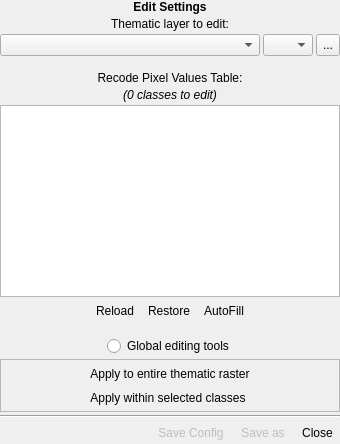
       <widget class="QWidget" name="EditSettingsBlock" native="true">
        <property name="minimumSize">
         <size>
          <width>340</width>
          <height>0</height>
         </size>
        </property>
        <property name="maximumSize">
         <size>
          <width>340</width>
          <height>16777215</height>
         </size>
        </property>
        <layout class="QVBoxLayout" name="verticalLayout">
         <property name="spacing">
          <number>3</number>
         </property>
         <property name="leftMargin">
          <number>0</number>
         </property>
         <property name="topMargin">
          <number>0</number>
         </property>
         <property name="rightMargin">
          <number>0</number>
         </property>
         <property name="bottomMargin">
          <number>0</number>
         </property>
         <item>
          <widget class="QLabel" name="label">
           <property name="font">
            <font>
             <weight>75</weight>
             <bold>true</bold>
            </font>
           </property>
           <property name="text">
            <string>Edit Settings</string>
           </property>
           <property name="alignment">
            <set>Qt::AlignCenter</set>
           </property>
          </widget>
         </item>
         <item>
          <widget class="QLabel" name="label_5">
           <property name="text">
            <string>Thematic layer to edit:</string>
           </property>
           <property name="alignment">
            <set>Qt::AlignCenter</set>
           </property>
          </widget>
         </item>
         <item>
          <widget class="QWidget" name="widget_6" native="true">
           <layout class="QHBoxLayout" name="horizontalLayout_12">
            <property name="spacing">
             <number>3</number>
            </property>
            <property name="leftMargin">
             <number>0</number>
            </property>
            <property name="topMargin">
             <number>0</number>
            </property>
            <property name="rightMargin">
             <number>0</number>
            </property>
            <property name="bottomMargin">
             <number>0</number>
            </property>
            <item>
             <widget class="QgsMapLayerComboBox" name="QCBox_LayerToEdit">
              <property name="sizePolicy">
               <sizepolicy hsizetype="Expanding" vsizetype="Fixed">
                <horstretch>0</horstretch>
                <verstretch>0</verstretch>
               </sizepolicy>
              </property>
              <property name="allowEmptyLayer">
               <bool>true</bool>
              </property>
             </widget>
            </item>
            <item>
             <widget class="QComboBox" name="QCBox_band_LayerToEdit">
              <property name="sizePolicy">
               <sizepolicy hsizetype="Preferred" vsizetype="Minimum">
                <horstretch>0</horstretch>
                <verstretch>0</verstretch>
               </sizepolicy>
              </property>
              <property name="toolTip">
               <string>Select the band to edit</string>
              </property>
              <property name="maximumSize">
               <size>
                <width>50</width>
                <height>16777215</height>
               </size>
              </property>
              <property name="minimumContentsLength">
               <number>1</number>
              </property>
             </widget>
            </item>
            <item>
             <widget class="QToolButton" name="QPBtn_browseLayerToEdit">
              <property name="sizePolicy">
               <sizepolicy hsizetype="Fixed" vsizetype="Minimum">
                <horstretch>0</horstretch>
                <verstretch>0</verstretch>
               </sizepolicy>
              </property>
              <property name="font">
               <font>
                <pointsize>9</pointsize>
               </font>
              </property>
              <property name="toolTip">
               <string>Load file</string>
              </property>
              <property name="text">
               <string>...</string>
              </property>
             </widget>
            </item>
           </layout>
          </widget>
         </item>
         <item>
          <spacer name="verticalSpacer_2">
           <property name="orientation">
            <enum>Qt::Vertical</enum>
           </property>
           <property name="sizeType">
            <enum>QSizePolicy::Fixed</enum>
           </property>
           <property name="sizeHint" stdset="0">
            <size>
             <width>20</width>
             <height>12</height>
            </size>
           </property>
          </spacer>
         </item>
         <item>
          <widget class="QLabel" name="label_3">
           <property name="text">
            <string>Recode Pixel Values Table:</string>
           </property>
           <property name="alignment">
            <set>Qt::AlignCenter</set>
           </property>
          </widget>
         </item>
         <item>
          <widget class="QLabel" name="QLbl_NumberClassesToEdit">
           <property name="font">
            <font>
             <italic>true</italic>
             <underline>false</underline>
             <strikeout>false</strikeout>
            </font>
           </property>
           <property name="text">
            <string>(0 classes to edit)</string>
           </property>
           <property name="alignment">
            <set>Qt::AlignCenter</set>
           </property>
          </widget>
         </item>
         <item>
          <widget class="QTableWidget" name="recodePixelTable"/>
         </item>
         <item>
          <widget class="QWidget" name="widget_3" native="true">
           <layout class="QHBoxLayout" name="horizontalLayout_11">
            <property name="spacing">
             <number>0</number>
            </property>
            <property name="leftMargin">
             <number>0</number>
            </property>
            <property name="topMargin">
             <number>0</number>
            </property>
            <property name="rightMargin">
             <number>0</number>
            </property>
            <property name="bottomMargin">
             <number>0</number>
            </property>
            <item>
             <spacer name="horizontalSpacer_2">
              <property name="orientation">
               <enum>Qt::Horizontal</enum>
              </property>
              <property name="sizeHint" stdset="0">
               <size>
                <width>40</width>
                <height>20</height>
               </size>
              </property>
             </spacer>
            </item>
            <item>
             <widget class="QToolButton" name="QPBtn_ReloadRecodeTable">
              <property name="cursor">
               <cursorShape>PointingHandCursor</cursorShape>
              </property>
              <property name="toolTip">
               <string>&lt;html&gt;&lt;head/&gt;&lt;body&gt;&lt;p&gt;Reloads the recode table if the symbology (colors/values) of the selected thematic layer has been changed outside the plugin&lt;/p&gt;&lt;/body&gt;&lt;/html&gt;</string>
              </property>
              <property name="text">
               <string>Reload</string>
              </property>
              <property name="icon">
               <iconset>
                <normaloff>:/plugins/thrase/icons/restore.svg</normaloff>:/plugins/thrase/icons/restore.svg</iconset>
              </property>
              <property name="toolButtonStyle">
               <enum>Qt::ToolButtonTextBesideIcon</enum>
              </property>
              <property name="autoRaise">
               <bool>true</bool>
              </property>
             </widget>
            </item>
            <item>
             <widget class="QToolButton" name="QPBtn_RestoreRecodeTable">
              <property name="cursor">
               <cursorShape>PointingHandCursor</cursorShape>
              </property>
              <property name="toolTip">
               <string>&lt;html&gt;&lt;head/&gt;&lt;body&gt;&lt;p&gt;Cleans and restores the symbology of the selected thematic layer to its original state when it was loaded into the plugin or reloaded&lt;/p&gt;&lt;/body&gt;&lt;/html&gt;</string>
              </property>
              <property name="text">
               <string>Restore</string>
              </property>
              <property name="icon">
               <iconset>
                <normaloff>:/plugins/thrase/icons/undo.svg</normaloff>:/plugins/thrase/icons/undo.svg</iconset>
              </property>
              <property name="toolButtonStyle">
               <enum>Qt::ToolButtonTextBesideIcon</enum>
              </property>
              <property name="autoRaise">
               <bool>true</bool>
              </property>
             </widget>
            </item>
            <item>
             <widget class="QToolButton" name="QPBtn_AutoFill">
              <property name="cursor">
               <cursorShape>PointingHandCursor</cursorShape>
              </property>
              <property name="toolTip">
               <string>&lt;html&gt;&lt;head/&gt;&lt;body&gt;&lt;p&gt;Tool to autofill the &lt;span style=&quot; font-weight:600;&quot;&gt;New Value&lt;/span&gt; column based on multiple conditions&lt;/p&gt;&lt;/body&gt;&lt;/html&gt;</string>
              </property>
              <property name="text">
               <string>AutoFill</string>
              </property>
              <property name="icon">
               <iconset>
                <normaloff>:/plugins/thrase/icons/autofill.svg</normaloff>:/plugins/thrase/icons/autofill.svg</iconset>
              </property>
              <property name="toolButtonStyle">
               <enum>Qt::ToolButtonTextBesideIcon</enum>
              </property>
              <property name="autoRaise">
               <bool>true</bool>
              </property>
             </widget>
            </item>
            <item>
             <spacer name="horizontalSpacer_3">
              <property name="orientation">
               <enum>Qt::Horizontal</enum>
              </property>
              <property name="sizeHint" stdset="0">
               <size>
                <width>40</width>
                <height>20</height>
               </size>
              </property>
             </spacer>
            </item>
           </layout>
          </widget>
         </item>
         <item>
          <spacer name="verticalSpacer_3">
           <property name="orientation">
            <enum>Qt::Vertical</enum>
           </property>
           <property name="sizeType">
            <enum>QSizePolicy::Fixed</enum>
           </property>
           <property name="sizeHint" stdset="0">
            <size>
             <width>20</width>
             <height>12</height>
            </size>
           </property>
          </spacer>
         </item>
         <item>
          <widget class="QWidget" name="widget_4" native="true">
           <layout class="QHBoxLayout" name="horizontalLayout_7">
            <property name="spacing">
             <number>0</number>
            </property>
            <property name="leftMargin">
             <number>0</number>
            </property>
            <property name="topMargin">
             <number>0</number>
            </property>
            <property name="rightMargin">
             <number>0</number>
            </property>
            <property name="bottomMargin">
             <number>0</number>
            </property>
            <item>
             <spacer name="horizontalSpacer">
              <property name="orientation">
               <enum>Qt::Horizontal</enum>
              </property>
              <property name="sizeHint" stdset="0">
               <size>
                <width>40</width>
                <height>20</height>
               </size>
              </property>
             </spacer>
            </item>
            <item>
             <widget class="QRadioButton" name="Widget_GlobalEditingTools">
              <property name="text">
               <string>Global editing tools</string>
              </property>
             </widget>
            </item>
            <item>
             <spacer name="horizontalSpacer_5">
              <property name="orientation">
               <enum>Qt::Horizontal</enum>
              </property>
              <property name="sizeHint" stdset="0">
               <size>
                <width>40</width>
                <height>20</height>
               </size>
              </property>
             </spacer>
            </item>
           </layout>
          </widget>
         </item>
         <item>
          <widget class="QFrame" name="QGBox_GlobalEditTools">
           <property name="frameShape">
            <enum>QFrame::StyledPanel</enum>
           </property>
           <layout class="QGridLayout" name="gridLayout_2">
            <property name="leftMargin">
             <number>3</number>
            </property>
            <property name="topMargin">
             <number>3</number>
            </property>
            <property name="rightMargin">
             <number>3</number>
            </property>
            <property name="bottomMargin">
             <number>3</number>
            </property>
            <property name="spacing">
             <number>3</number>
            </property>
            <item row="0" column="0">
             <widget class="QToolButton" name="QPBtn_ApplyToEntireThematicRaster">
              <property name="cursor">
               <cursorShape>PointingHandCursor</cursorShape>
              </property>
              <property name="toolTip">
               <string>&lt;html&gt;&lt;head/&gt;&lt;body&gt;&lt;p&gt;Apply all recode pixel table changes to the entire thematic raster&lt;/p&gt;&lt;/body&gt;&lt;/html&gt;</string>
              </property>
              <property name="text">
               <string>Apply to entire thematic raster</string>
              </property>
              <property name="icon">
               <iconset>
                <normaloff>:/plugins/thrase/icons/run_whole_image.svg</normaloff>:/plugins/thrase/icons/run_whole_image.svg</iconset>
              </property>
              <property name="toolButtonStyle">
               <enum>Qt::ToolButtonTextBesideIcon</enum>
              </property>
              <property name="autoRaise">
               <bool>true</bool>
              </property>
             </widget>
            </item>
            <item row="1" column="0">
             <widget class="QToolButton" name="QPBtn_ApplyFromThematicClasses">
              <property name="cursor">
               <cursorShape>PointingHandCursor</cursorShape>
              </property>
              <property name="toolTip">
               <string>&lt;html&gt;&lt;head/&gt;&lt;body&gt;&lt;p&gt;Apply the changes from the recode pixels table only to areas within the selected classes from a different thematic raster&lt;/p&gt;&lt;/body&gt;&lt;/html&gt;</string>
              </property>
              <property name="text">
               <string>Apply within selected classes</string>
              </property>
              <property name="icon">
               <iconset>
                <normaloff>:/plugins/thrase/icons/run_external_class.svg</normaloff>:/plugins/thrase/icons/run_external_class.svg</iconset>
              </property>
              <property name="toolButtonStyle">
               <enum>Qt::ToolButtonTextBesideIcon</enum>
              </property>
              <property name="autoRaise">
               <bool>true</bool>
              </property>
             </widget>
            </item>
           </layout>
          </widget>
         </item>
         <item>
          <widget class="Line" name="line_3">
           <property name="orientation">
            <enum>Qt::Horizontal</enum>
           </property>
          </widget>
         </item>
         <item>
          <widget class="QWidget" name="widget" native="true">
           <property name="sizePolicy">
            <sizepolicy hsizetype="Preferred" vsizetype="Maximum">
             <horstretch>0</horstretch>
             <verstretch>0</verstretch>
            </sizepolicy>
           </property>
           <layout class="QHBoxLayout" name="horizontalLayout">
            <property name="spacing">
             <number>3</number>
            </property>
            <property name="leftMargin">
             <number>0</number>
            </property>
            <property name="topMargin">
             <number>0</number>
            </property>
            <property name="rightMargin">
             <number>0</number>
            </property>
            <property name="bottomMargin">
             <number>0</number>
            </property>
            <item>
             <widget class="QToolButton" name="QPBtn_PluginInfo">
              <property name="toolTip">
               <string>About</string>
              </property>
              <property name="text">
               <string/>
              </property>
              <property name="icon">
               <iconset>
                <normaloff>:/plugins/thrase/icons/thrase.svg</normaloff>:/plugins/thrase/icons/thrase.svg</iconset>
              </property>
              <property name="toolButtonStyle">
               <enum>Qt::ToolButtonIconOnly</enum>
              </property>
              <property name="autoRaise">
               <bool>true</bool>
              </property>
             </widget>
            </item>
            <item>
             <spacer name="horizontalSpacer_4">
              <property name="orientation">
               <enum>Qt::Horizontal</enum>
              </property>
              <property name="sizeHint" stdset="0">
               <size>
                <width>40</width>
                <height>20</height>
               </size>
              </property>
             </spacer>
            </item>
            <item>
             <widget class="QToolButton" name="SaveConfig">
              <property name="enabled">
               <bool>false</bool>
              </property>
              <property name="cursor">
               <cursorShape>PointingHandCursor</cursorShape>
              </property>
              <property name="toolTip">
               <string>&lt;html&gt;&lt;head/&gt;&lt;body&gt;&lt;p&gt;&lt;span style=&quot; font-weight:600;&quot;&gt;Overwrite current file&lt;/span&gt;&lt;br/&gt;Save the current ThRasE configuration to a YAML file for later restoration.&lt;/p&gt;&lt;/body&gt;&lt;/html&gt;</string>
              </property>
              <property name="text">
               <string>Save Config</string>
              </property>
              <property name="icon">
               <iconset>
                <normaloff>:/plugins/thrase/icons/save.svg</normaloff>:/plugins/thrase/icons/save.svg</iconset>
              </property>
              <property name="toolButtonStyle">
               <enum>Qt::ToolButtonTextBesideIcon</enum>
              </property>
              <property name="autoRaise">
               <bool>true</bool>
              </property>
             </widget>
            </item>
            <item>
             <widget class="QToolButton" name="SaveAsConfig">
              <property name="enabled">
               <bool>false</bool>
              </property>
              <property name="cursor">
               <cursorShape>PointingHandCursor</cursorShape>
              </property>
              <property name="toolTip">
               <string>&lt;html&gt;&lt;head/&gt;&lt;body&gt;&lt;p&gt;&lt;span style=&quot; font-weight:600;&quot;&gt;Save As&lt;/span&gt;&lt;br/&gt;Save the current ThRasE configuration to a different YAML file.&lt;/p&gt;&lt;/body&gt;&lt;/html&gt;</string>
              </property>
              <property name="text">
               <string>Save as</string>
              </property>
              <property name="icon">
               <iconset>
                <normaloff>:/plugins/thrase/icons/save_as.svg</normaloff>:/plugins/thrase/icons/save_as.svg</iconset>
              </property>
              <property name="toolButtonStyle">
               <enum>Qt::ToolButtonIconOnly</enum>
              </property>
              <property name="autoRaise">
               <bool>true</bool>
              </property>
             </widget>
            </item>
            <item>
             <widget class="QToolButton" name="CloseButton">
              <property name="cursor">
               <cursorShape>PointingHandCursor</cursorShape>
              </property>
              <property name="text">
               <string>Close</string>
              </property>
              <property name="icon">
               <iconset>
                <normaloff>:/plugins/thrase/icons/close.svg</normaloff>:/plugins/thrase/icons/close.svg</iconset>
              </property>
              <property name="toolButtonStyle">
               <enum>Qt::ToolButtonTextBesideIcon</enum>
              </property>
              <property name="autoRaise">
               <bool>true</bool>
              </property>
             </widget>
            </item>
           </layout>
          </widget>
         </item>
        </layout>
       </widget>
